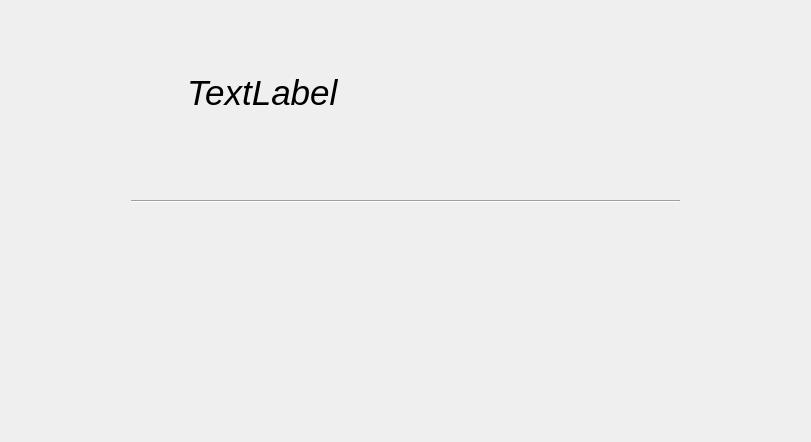
<?xml version="1.0" encoding="UTF-8"?>
<ui version="4.0">
 <class>tlinsToolsBaseWidget</class>
 <widget class="QWidget" name="tlinsToolsBaseWidget">
  <property name="geometry">
   <rect>
    <x>0</x>
    <y>0</y>
    <width>811</width>
    <height>442</height>
   </rect>
  </property>
  <property name="windowTitle">
   <string>Form</string>
  </property>
  <layout class="QGridLayout" name="gridLayout">
   <property name="verticalSpacing">
    <number>25</number>
   </property>
   <item row="1" column="1">
    <widget class="Line" name="line">
     <property name="orientation">
      <enum>Qt::Horizontal</enum>
     </property>
    </widget>
   </item>
   <item row="2" column="1">
    <widget class="QWidget" name="widget" native="true"/>
   </item>
   <item row="0" column="0">
    <spacer name="horizontalSpacer">
     <property name="orientation">
      <enum>Qt::Horizontal</enum>
     </property>
     <property name="sizeType">
      <enum>QSizePolicy::Preferred</enum>
     </property>
     <property name="sizeHint" stdset="0">
      <size>
       <width>120</width>
       <height>20</height>
      </size>
     </property>
    </spacer>
   </item>
   <item row="0" column="2">
    <spacer name="horizontalSpacer_2">
     <property name="orientation">
      <enum>Qt::Horizontal</enum>
     </property>
     <property name="sizeType">
      <enum>QSizePolicy::Preferred</enum>
     </property>
     <property name="sizeHint" stdset="0">
      <size>
       <width>120</width>
       <height>20</height>
      </size>
     </property>
    </spacer>
   </item>
   <item row="3" column="1">
    <spacer name="verticalSpacer">
     <property name="orientation">
      <enum>Qt::Vertical</enum>
     </property>
     <property name="sizeType">
      <enum>QSizePolicy::Minimum</enum>
     </property>
     <property name="sizeHint" stdset="0">
      <size>
       <width>20</width>
       <height>40</height>
      </size>
     </property>
    </spacer>
   </item>
   <item row="0" column="1">
    <layout class="QHBoxLayout" name="horizontalLayout_2">
     <item>
      <widget class="QToolButton" name="icon">
       <property name="enabled">
        <bool>true</bool>
       </property>
       <property name="text">
        <string/>
       </property>
       <property name="icon">
        <iconset resource="resource.qrc">
         <normaloff>:/icons/add.svg</normaloff>:/icons/add.svg</iconset>
       </property>
       <property name="iconSize">
        <size>
         <width>48</width>
         <height>48</height>
        </size>
       </property>
       <property name="autoRaise">
        <bool>true</bool>
       </property>
      </widget>
     </item>
     <item>
      <widget class="QLabel" name="title">
       <property name="sizePolicy">
        <sizepolicy hsizetype="Expanding" vsizetype="Preferred">
         <horstretch>0</horstretch>
         <verstretch>0</verstretch>
        </sizepolicy>
       </property>
       <property name="font">
        <font>
         <pointsize>26</pointsize>
         <italic>true</italic>
         <underline>false</underline>
        </font>
       </property>
       <property name="text">
        <string>TextLabel</string>
       </property>
       <property name="alignment">
        <set>Qt::AlignLeading|Qt::AlignLeft|Qt::AlignVCenter</set>
       </property>
      </widget>
     </item>
    </layout>
   </item>
  </layout>
 </widget>
 <resources>
  <include location="resource.qrc"/>
 </resources>
 <connections/>
</ui>
